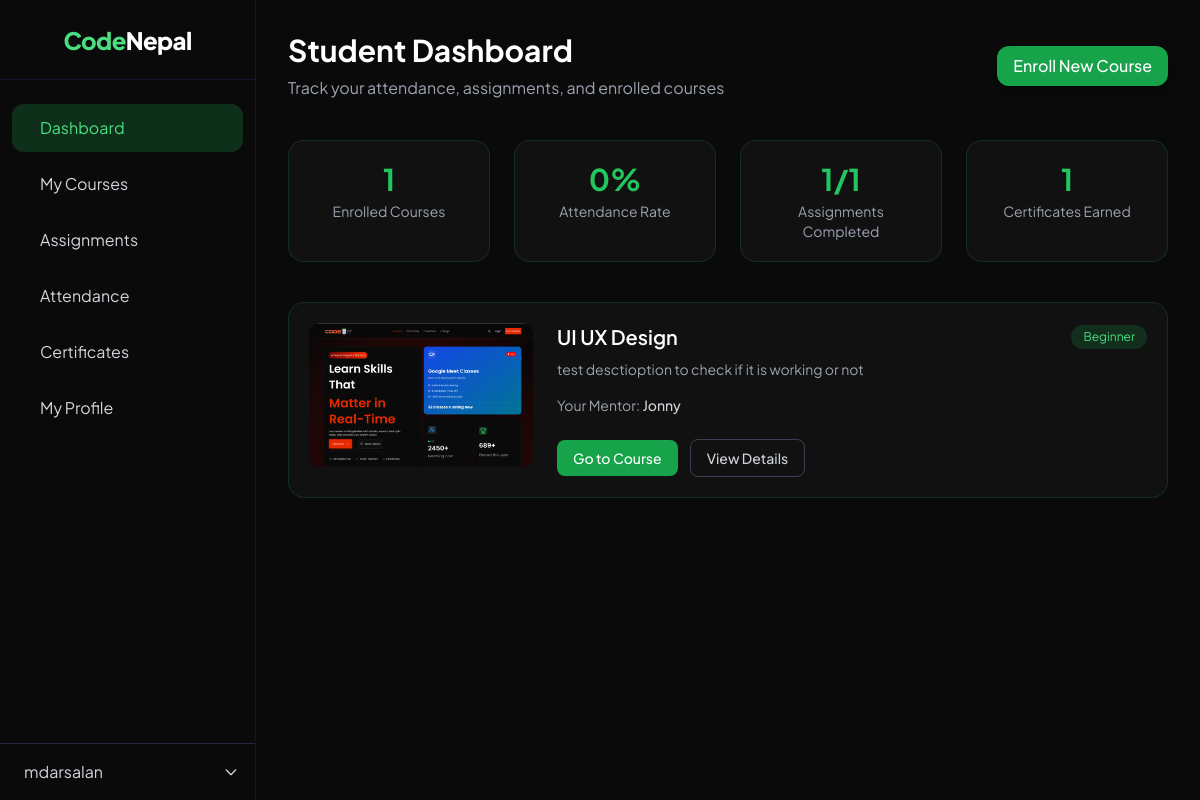
Page /students/dashboard/ (signed in) on the committed database.
### users/models.py (models this page shows, shortened)
class User(AbstractUser):
    ROLE_CHOICES = (
        ('student', 'Student'),
        ('mentor', 'Mentor'),
        ('admin', 'Admin'),
    )
    role = models.CharField(max_length=10, choices=ROLE_CHOICES, default='student')

### enrollments/models.py (models this page shows, shortened)
class Enrollment(models.Model):
    STATUS_CHOICES = [
        ('pending', 'Pending'),
        ('verified', 'Verified'),
    ]
    first_name = models.CharField(max_length=100)
    last_name = models.CharField(max_length=100)
    email = models.EmailField()
    whatsapp_number = models.CharField(max_length=20)
    course = models.ForeignKey('courses.Course', on_delete=models.CASCADE, related_name='enrollments')
    status = models.CharField(max_length=20, choices=STATUS_CHOICES, default='pending')
    created_at = models.DateTimeField(auto_now_add=True)

### courses/models.py (models this page shows, shortened)
class Course(models.Model):
    LEVEL_CHOICES = [
        ('beginner', 'Beginner'),
        ('intermediate', 'Intermediate'),
        ('advanced', 'Advanced'),
    ]
    LANGUAGE_CHOICES = [
        ('en', 'English'),
        ('np', 'Nepali'),
        ('en_np', 'English & Nepali'),
    ]
    id = models.UUIDField(primary_key=True, default=uuid.uuid4, editable=False)
    mentor = models.ForeignKey(
        settings.AUTH_USER_MODEL,
        on_delete=models.CASCADE,
        related_name='mentor_courses',
        limit_choices_to={'role': 'mentor'}
    )
    category = models.ForeignKey(Category, on_delete=models.SET_NULL, null=True, blank=True, related_name='courses')
    title = models.CharField(max_length=200)
    slug = models.SlugField(max_length=220, unique=True, blank=True)
    short_description = models.CharField(max_length=300, blank=True)
    description = models.TextField(blank=True)
    thumbnail = models.ImageField(
        upload_to='courses/thumbnails/',
        validators=[FileExtensionValidator(['jpg', 'jpeg', 'png', 'webp'])],
        blank=True,
        null=True
    )
    display_video = models.URLField(blank=True, help_text='Public intro video URL')
    duration_weeks = models.PositiveIntegerField(default=12)
    actual_price = models.DecimalField(max_digits=8, decimal_places=2)
    discounted_price = models.DecimalField(max_digits=8, decimal_places=2, default=0)
    is_discount_active = models.BooleanField(default=False)
    start_date = models.DateField()
    live_days = models.CharField(max_length=100, help_text="e.g., Mon, Wed, Fri")
    live_time = models.CharField(max_length=50, help_text="e.g., 7 - 9 PM")
    total_hours = models.PositiveIntegerField(default=0, help_text="Total course hours")
    language = models.CharField(max_length=10, choices=LANGUAGE_CHOICES, default='en')
    level = models.CharField(max_length=20, choices=LEVEL_CHOICES, default='beginner')
    total_seats = models.PositiveIntegerField(default=20)
    enrolled_students = models.PositiveIntegerField(default=0)
    is_live = models.BooleanField(default=True)
    is_published = models.BooleanField(default=False)
    created_at = models.DateTimeField(auto_now_add=True)
    updated_at = models.DateTimeField(auto_now=True)
    rating_avg = models.DecimalField(max_digits=3, decimal_places=2, default=0)
    rating_count = models.PositiveIntegerField(default=0)

### students/views.py (the view)
# urls.py: path('dashboard/', views.student_dashboard, name='student_dashboard'),
@login_required
def student_dashboard(request):
    user = request.user
    enrollments = Enrollment.objects.filter(email=user.email, status='verified').select_related('course')
    enrolled_courses = [en.course for en in enrollments]  # list of actual Course objects
    recent_assignments = StudentAssignment.objects.filter(student=user).order_by('-submitted_at')[:5]
    recent_attendance = StudentAttendance.objects.filter(student=user).order_by('-marked_at')[:5]
    certificates = StudentCertificate.objects.filter(student=user, status='issued')
    total_courses = len(enrolled_courses)
    total_assignments = StudentAssignment.objects.filter(student=user).count()
    completed_assignments = StudentAssignment.objects.filter(student=user, status='submitted').count()
    assignments_percentage = (
        (completed_assignments / total_assignments) * 100 if total_assignments > 0 else 0
    )
    attendance_percentage = (
        (StudentAttendance.objects.filter(student=user, status='present').count() /
         StudentAttendance.objects.filter(student=user).count()) * 100
        if StudentAttendance.objects.filter(student=user).exists() else 0
    )
    context = {
        'enrollments': enrollments,
        'enrolled_courses': enrolled_courses,
        'recent_assignments': recent_assignments,
        'recent_attendance': recent_attendance,
        'certificates': certificates,
        'total_courses': total_courses,
        'total_assignments': total_assignments,
        'completed_assignments': completed_assignments,
        'assignments_percentage': round(assignments_percentage, 2),
        'attendance_percentage': round(attendance_percentage, 2),
    }
    return render(request, 'students/student_dashboard.html', context)

### templates/students/student_dashboard.html (shortened to what this page needs)
{% extends "base.html" %}
{% load static %}
{% block content %}
<div class="flex min-h-screen bg-[#0a0a0a] text-gray-200">
  {% include "includes/dashboard_nav.html" %}
  <main class="flex-1 lg:ml-64 p-6 sm:p-8 transition-all duration-300" x-data="{ tab: 'all' }">
    <div class="max-w-7xl mx-auto">
      <div class="flex flex-col sm:flex-row sm:items-center sm:justify-between mb-10">
        <div>
          <h1 class="text-3xl font-bold text-white mb-2">Student Dashboard</h1>
          <p class="text-gray-400">Track your attendance, assignments, and enrolled courses</p>
        </div>
        <a href="#" class="bg-green-600 hover:bg-green-700 px-4 py-2 rounded-xl text-white font-medium shadow-lg transition">
          Enroll New Course
        </a>
      </div>
      <div class="grid grid-cols-2 md:grid-cols-4 gap-6 mb-10">
        <div class="bg-[#111111] border border-green-600/20 rounded-2xl p-5 text-center hover:bg-[#141414] transition">
          <p class="text-3xl font-bold text-green-500 mb-1">{{ total_courses }}</p>
          <p class="text-sm text-gray-400">Enrolled Courses</p>
        </div>
        <div class="bg-[#111111] border border-green-600/20 rounded-2xl p-5 text-center hover:bg-[#141414] transition">
          <p class="text-3xl font-bold text-green-500 mb-1">{{ attendance_percentage }}%</p>
          <p class="text-sm text-gray-400">Attendance Rate</p>
        </div>
        <div class="bg-[#111111] border border-green-600/20 rounded-2xl p-5 text-center hover:bg-[#141414] transition">
          <p class="text-3xl font-bold text-green-500 mb-1">{{ completed_assignments }}/{{ total_assignments }}</p>
          <p class="text-sm text-gray-400">Assignments Completed</p>
        </div>
        <div class="bg-[#111111] border border-green-600/20 rounded-2xl p-5 text-center hover:bg-[#141414] transition">
          <p class="text-3xl font-bold text-green-500 mb-1">{{ certificates.count }}</p>
          <p class="text-sm text-gray-400">Certificates Earned</p>
        </div>
      </div>
<div class="space-y-6">
  {% for enrollment in enrollments %}
  {% with course=enrollment.course %}
  <div
    class="bg-[#111111] border border-green-600/20 rounded-2xl p-5 flex flex-col md:flex-row gap-6 hover:bg-[#141414] transition"
    x-show="tab === 'all'"
    x-transition
  >
    <div class="flex-shrink-0">
      {% if course.thumbnail %}
        <img src="{{ course.thumbnail.url }}" alt="{{ course.title }}" class="w-full md:w-56 h-36 object-cover rounded-xl">
      {% else %}
        <div class="w-full md:w-56 h-36 bg-gray-800 flex items-center justify-center rounded-xl text-gray-500 text-sm">No Image</div>
      {% endif %}
    </div>
    <div class="flex flex-col justify-between flex-1">
      <div>
        <div class="flex items-center justify-between mb-2">
          <h2 class="text-xl font-semibold text-white">{{ course.title }}</h2>
          {% if course.level %}
            <span class="text-xs bg-green-600/20 text-green-400 px-3 py-1 rounded-full capitalize">{{ course.level }}</span>
          {% else %}
            <span class="text-xs bg-green-600/20 text-green-400 px-3 py-1 rounded-full">Beginner</span>
          {% endif %}
        </div>
        {% if course.description %}
          <p class="text-gray-400 text-sm line-clamp-2 mb-4">
            {{ course.description|truncatechars:150 }}
          </p>
        {% else %}
          <p class="text-gray-500 text-sm mb-4">No description available.</p>
        {% endif %}
        {% if course.mentor %}
          <p class="text-gray-400 text-sm mb-2">
           Your Mentor:
            <span class="text-gray-300 font-medium">{{ course.mentor.get_short_name|default:course.mentor.username }}</span>
          </p>
        {% endif %}
      </div>
      <div class="flex flex-wrap items-center gap-3 mt-4">
        <a href="{% url 'course_player' enrollment.course.id %}" class="bg-green-600 hover:bg-green-700 px-4 py-2 rounded-lg text-white text-sm font-medium">
          Go to Course
        </a>
        <a href="{% url 'course_detail' course.slug %}" class="bg-transparent border border-gray-700 hover:border-green-600 px-4 py-2 rounded-lg text-gray-300 text-sm font-medium">
          View Details
        </a>
      </div>
    </div>
  </div>
  {% endwith %}
  {% empty %}
  <p class="text-gray-400 text-center">You haven't enrolled in any courses yet.</p>
  {% endfor %}
</div>
    </div>
  </main>
</div>
{% endblock %}

### templates/includes/dashboard_nav.html (shortened to what this page needs)
<aside
  id="sidebar"
  class="fixed top-0 left-0 h-full w-64 bg-[#0a0a0a] border-r border-gray-900 flex flex-col transition-transform duration-300 shadow-lg -translate-x-full lg:translate-x-0 z-40"
>
  <div class="flex items-center justify-center h-20 border-b border-gray-900 bg-[#0a0a0a]">
    <a href="{% url 'student_dashboard' %}" class="text-green-400 text-2xl font-extrabold tracking-tight flex items-center space-x-2 hover:text-green-500 transition duration-200">
      Code<span class="text-white">Nepal</span>
    </a>
  </div>
<nav class="flex-1 mt-6 px-3 space-y-2">
  <a href="{% url 'student_dashboard' %}"
     class="flex items-center px-4 py-3 rounded-xl transition duration-200
            {% if request.resolver_match.url_name == 'student_dashboard' %}
              bg-green-500/20 text-green-400
            {% else %}
              text-gray-300 hover:bg-green-700/20 hover:text-green-400
            {% endif %}">
     Dashboard
  </a>
  <a href="{% url 'my_learning' %}"
     class="flex items-center px-4 py-3 rounded-xl transition duration-200
            {% if request.resolver_match.url_name == 'my_learning' %}
              bg-green-500/20 text-green-400
            {% else %}
              text-gray-300 hover:bg-green-700/20 hover:text-green-400
            {% endif %}">
     My Courses
  </a>
  <a href="{% url 'assignments:student_assignments' %}"
     class="flex items-center px-4 py-3 rounded-xl transition duration-200
            {% if request.resolver_match.url_name == 'student_assignments' %}
              bg-green-500/20 text-green-400
            {% else %}
              text-gray-300 hover:bg-green-700/20 hover:text-green-400
            {% endif %}">
     Assignments
  </a>
  <a href="{% url 'attendence:student_attendance' %}"
     class="flex items-center px-4 py-3 rounded-xl transition duration-200
            {% if request.resolver_match.url_name == 'student_attendance' %}
              bg-green-500/20 text-green-400
            {% else %}
              text-gray-300 hover:bg-green-700/20 hover:text-green-400
            {% endif %}">
     Attendance
  </a>
  <a href="{% url 'student_certificates' %}"
     class="flex items-center px-4 py-3 rounded-xl transition duration-200
            {% if request.resolver_match.url_name == 'student_certificates' %}
              bg-green-500/20 text-green-400
            {% else %}
              text-gray-300 hover:bg-green-700/20 hover:text-green-400
            {% endif %}">
     Certificates
  </a>
  <a href="{% url 'student_profile' %}"
     class="flex items-center px-4 py-3 rounded-xl transition duration-200
            {% if request.resolver_match.url_name == 'student_profile' %}
              bg-green-500/20 text-green-400
            {% else %}
              text-gray-300 hover:bg-green-700/20 hover:text-green-400
            {% endif %}">
     My Profile
  </a>
</nav>
  <div class="border-t border-gray-800 p-4">
    <div class="relative">
      <button id="profileBtn" class="flex items-center justify-between w-full text-gray-300 hover:text-green-400 transition duration-200">
        <span class="flex items-center space-x-2">
          <span>{{ request.user.username }}</span>
        </span>
        <svg class="w-4 h-4 transform transition-transform duration-200" id="dropdownIcon"
             fill="none" stroke="currentColor" stroke-width="2" viewBox="0 0 24 24">
          <path stroke-linecap="round" stroke-linejoin="round" d="M19 9l-7 7-7-7" />
        </svg>
      </button>
    </div>
  </div>
</aside>

### templates/base.html (style rules this page uses)
body { font-family: "Plus Jakarta Sans", sans-serif; background-color: #0a0a0a; color: #d1d5db; scroll-behavior: smooth; }

### rows in the picture
User: user.username "mdarsalan"
Enrollment: course.thumbnail (picture), course "UI UX Design", course.level "Beginner", course.description "test desctioption to check if it is working or not", course.mentor.get_short_name "Jonny"

### other values in the picture
{{ total_courses }} "1"
{{ attendance_percentage }} "0"
{{ completed_assignments }} "1"
{{ total_assignments }} "1"
{{ certificates.count }} "1"
